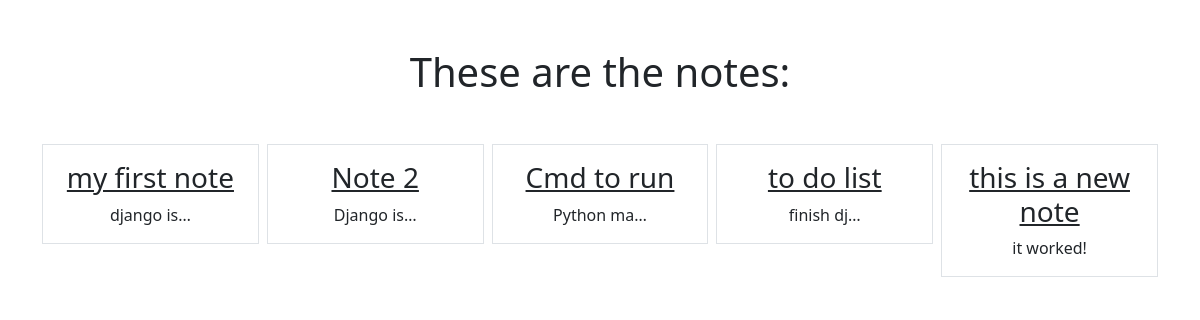
Before: /smart/notes with the older database file.
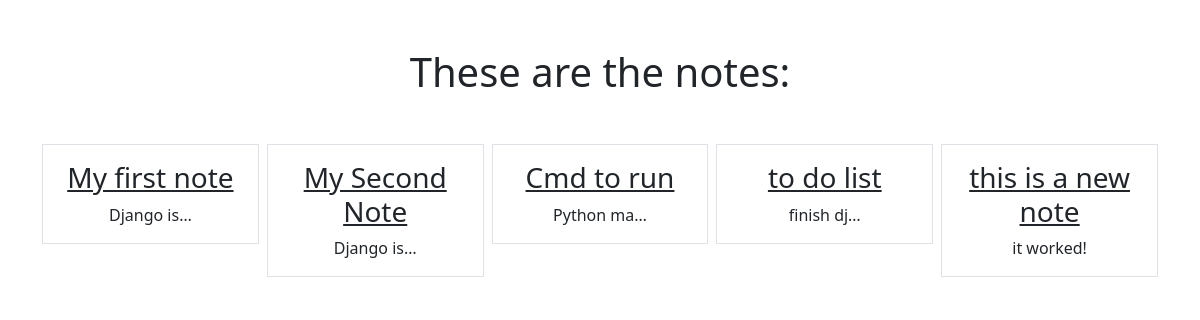
After: the same page with the newer database file.
### notes/models.py (models this page shows)
class Notes(models.Model):
    title = models.CharField(max_length=200)
    text = models.TextField()
    created = models.DateTimeField(auto_now_add=True)

### notes/views.py (the view)
# urls.py: path('notes', views.NotesListView.as_view(), name="notes.list"),
class NotesListView(ListView):
    model = Notes
    context_object_name = "notes"
    template_name = "notes/notes_list.html"

### notes/templates/notes/notes_list.html
{% extends "base.html" %}
{% block content %}
    <h1 class="my-5">These are the notes:</h1>
    <div class="row row-cols3 g-2">
        {% for note in notes %}
        <div class="col">
            <div class="p-3 border">
                <a href="{% url 'notes.detail' pk=note.id %}" class="text-dark text-decoration-non">
                    <h3> {{note.title}}</h3></a>
                {{note.text|truncatechars:10}}
            </div>
        </div>
        {% endfor %}
    </div>
{% endblock %}

Changed rows visible on the page:
changed Notes: title "my first note" → "My first note"; text "django is…" → "Django is…"
changed Notes: title "Note 2" → "My Second Note"
